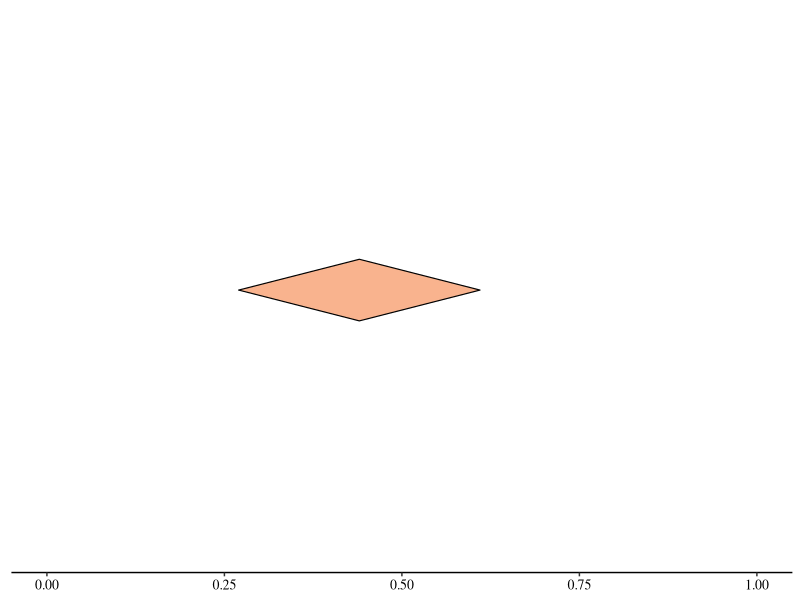
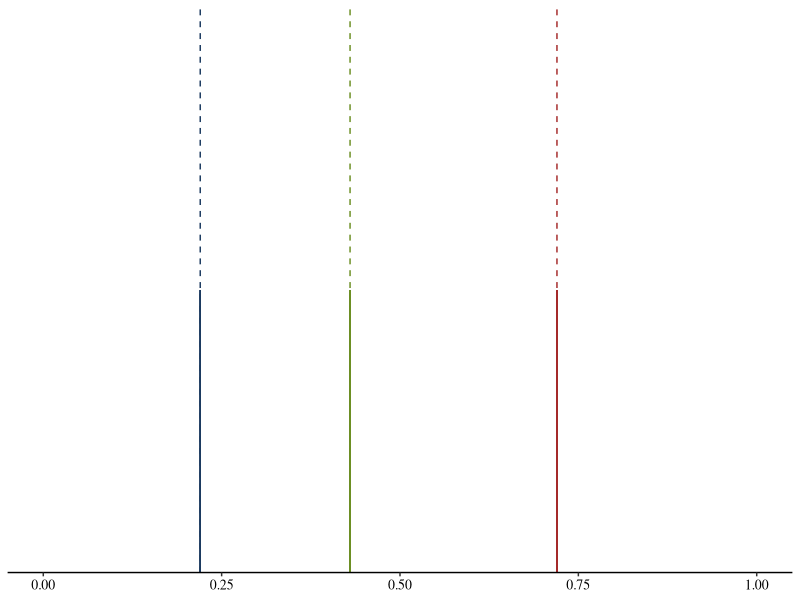
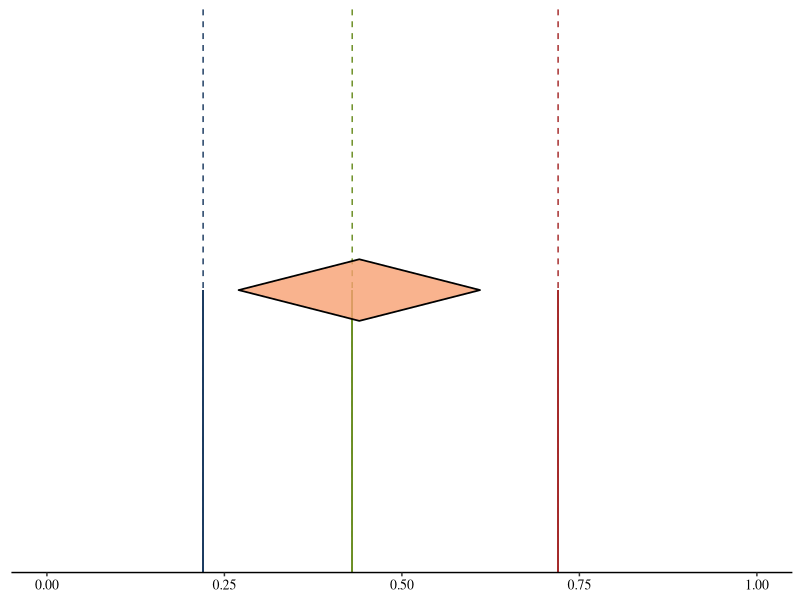
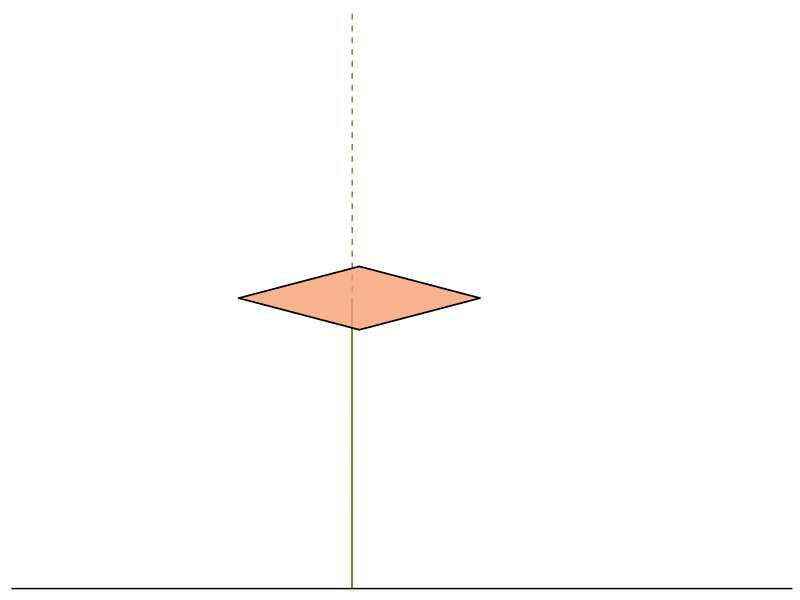

Reproduce these figures in R, in order.
# VISUALIZING PLAUSIBLE EFFECT SIZE AND SESOI MATCHING

# Package required
library(ggplot2)

# CREATE DATA FRAMES FOR PLOTTING
effs = data.frame(                  #Creates emopty data for:
  x = c(0, 0.22, 0.43, 0.72),          # Effect size positions
  y = c(1, 2, 3, 4)                    # Vertical positions for layout 
)

# Rapresenting disstribution of plausible effect size
poly_df = data.frame(             # Coordinates for diamond-shaped polygon
  x = c(0.27, 0.44, 0.61, 0.44),      
  y = c(0.50, 0.56, 0.50, 0.44)
)

# GRAPH FOR PLAUSIBLE
# Shows only the meta-analytic effect size distribution without SESOI markers
graph_p = ggplot(effs, aes(x = x, y = y)) +
  theme_classic() + 
  theme(
    axis.line.y  = element_line(color = "white"),
    axis.text.x  = element_text(size = 10, color = "black", family= "Times"),
    axis.text.y  = element_blank(), 
    axis.title.x = element_blank(),
    axis.title.y = element_blank(), 
    axis.ticks.y = element_blank()
  ) +
  # Set coordinate limits without removing data points
  coord_cartesian(xlim = c(0, 1), ylim = c(0, 1)) +
  
  # Add diamond polygon representing effect size distribution
  geom_polygon(
    data   = poly_df,
    aes(x = x, y = y, group = 1),
    inherit.aes = FALSE,
    fill        = "#f7a072", # Orange fill color
    colour      = "black",
    size        = 0.4,       # Border thickness
    alpha       = 0.8        # Transparency level
  )

print(graph_p)

# GRAPH FOR SESOI

graph_s = ggplot(effs, aes(x = x, y = y)) +
  theme_classic() + 
  theme(
    axis.line.y = element_line(color = "white"),
    axis.text.x = element_text(size = 10, color = "black", family= "Times"),
    axis.text.y = element_blank(), 
    axis.title.x = element_blank(),
    axis.title.y = element_blank(), 
    axis.ticks.y = element_blank()
  ) +
  # preferisco coord_cartesian per non rimuovere righe
  coord_cartesian(xlim = c(0, 1), ylim = c(0, 1)) +
  
  # layer interni (linee/segmenti)
  geom_vline(xintercept = 0.22, linetype = 2, color = "#1b3a60") +
  geom_vline(xintercept = 0.43, linetype = 2, color = "#6b8e23") +
  geom_vline(xintercept = 0.72, linetype = 2, color = "#a52a2a") +
  geom_segment(x= 0.22, y = -1, xend = 0.22, yend= 0.5, colour = "#1b3a60") +
  geom_segment(x= 0.43, y = -1, xend = 0.43, yend= 0.5, colour = "#6b8e23") +
  geom_segment(x= 0.72, y = -1, xend = 0.72, yend= 0.5, colour = "#a52a2a")

print(graph_s)



# GRAPH MATCHED 3 SCENARIOS
graph_m = ggplot(effs, aes(x = x, y = y)) +
  theme_classic() + 
  theme(
    axis.line.y = element_line(color = "white"),
    axis.text.x = element_text(size = 10, color = "black", family= "Times"),
    axis.text.y = element_blank(), 
    axis.title.x = element_blank(),
    axis.title.y = element_blank(), 
    axis.ticks.y = element_blank()
  ) +
  # preferisco coord_cartesian per non rimuovere righe
  coord_cartesian(xlim = c(0, 1), ylim = c(0, 1)) +
  
  # SESOI markers (same as Graph 2)
  geom_vline(xintercept = 0.22, linetype = 2, color = "#1b3a60") +
  geom_vline(xintercept = 0.43, linetype = 2, color = "#6b8e23") +
  geom_vline(xintercept = 0.72, linetype = 2, color = "#a52a2a") +
  geom_segment(x= 0.22, y = -1, xend = 0.22, yend= 0.5, colour = "#1b3a60") +
  geom_segment(x= 0.43, y = -1, xend = 0.43, yend= 0.5, colour = "#6b8e23") +
  geom_segment(x= 0.72, y = -1, xend = 0.72, yend= 0.5, colour = "#a52a2a") +
  
  # Effect size distribution (same as Graph 1)
  geom_polygon(
    data = poly_df,
    aes(x = x, y = y, group = 1),
    inherit.aes = FALSE,
    fill = "#f7a072",
    colour = "black",
    size = 0.6,
    alpha = 0.8
  )

print(graph_m)

# GRAFH MATCHED FINAL SCENARIO
graph_m_1 = ggplot(effs, aes(x = x, y = y)) +
  theme_classic() + 
  theme(
    axis.line.y = element_line(color = "white"),
    axis.text.x = element_blank(),              # ← RIMOSSI i valori asse x
    axis.text.y = element_blank(), 
    axis.title.x = element_blank(),
    axis.title.y = element_blank(), 
    axis.ticks.y = element_blank(),
    axis.ticks.x = element_blank()              # 
  ) +
  coord_cartesian(xlim = c(0, 1), ylim = c(0, 1)) +
  
  # Only the selected SESOI (medium effect size)
  geom_vline(xintercept = 0.43, linetype = 2, color = "#6b8e23") +
  geom_segment(x= 0.43, y = -1, xend = 0.43, yend= 0.5, colour = "#6b8e23") +

  # Effect size distribution
  geom_polygon(
    data = poly_df,
    aes(x = x, y = y, group = 1),
    inherit.aes = FALSE,
    fill = "#f7a072",
    colour = "black",
    size = 0.6,
    alpha = 0.8
  )

print(graph_m_1)

